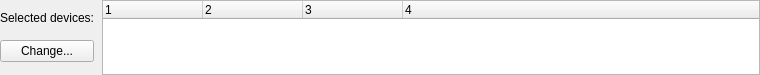
<?xml version="1.0" encoding="UTF-8"?>
<ui version="4.0">
 <class>DeviceFilterGUI</class>
 <widget class="QWidget" name="DeviceFilterGUI">
  <property name="geometry">
   <rect>
    <x>0</x>
    <y>0</y>
    <width>760</width>
    <height>75</height>
   </rect>
  </property>
  <property name="windowTitle">
   <string notr="true"/>
  </property>
  <layout class="QGridLayout" name="gridLayout" columnstretch="0,0,0,1">
   <property name="leftMargin">
    <number>0</number>
   </property>
   <property name="topMargin">
    <number>0</number>
   </property>
   <property name="rightMargin">
    <number>0</number>
   </property>
   <property name="bottomMargin">
    <number>0</number>
   </property>
   <property name="verticalSpacing">
    <number>4</number>
   </property>
   <property name="horizontalSpacing">
    <number>8</number>
   </property>
   <item row="0" column="3">
    <widget class="QTreeWidget" name="treeWidget">
     <property name="sizePolicy">
      <sizepolicy hsizetype="Expanding" vsizetype="Preferred">
       <horstretch>0</horstretch>
       <verstretch>0</verstretch>
      </sizepolicy>
     </property>
     <property name="baseSize">
      <size>
       <width>0</width>
       <height>10</height>
      </size>
     </property>
     <property name="sizeAdjustPolicy">
      <enum>QAbstractScrollArea::SizeAdjustPolicy::AdjustIgnored</enum>
     </property>
     <property name="horizontalScrollBarPolicy">
      <enum>Qt::ScrollBarPolicy::ScrollBarAlwaysOff</enum>
     </property>
     <property name="textElideMode">
      <enum>Qt::TextElideMode::ElideMiddle</enum>
     </property>
     <property name="rootIsDecorated">
      <bool>false</bool>
     </property>
     <property name="columnCount">
      <number>4</number>
     </property>
     <column>
      <property name="text">
       <string notr="true">1</string>
      </property>
     </column>
     <column>
      <property name="text">
       <string notr="true">2</string>
      </property>
     </column>
     <column>
      <property name="text">
       <string notr="true">3</string>
      </property>
     </column>
     <column>
      <property name="text">
       <string notr="true">4</string>
      </property>
     </column>
    </widget>
   </item>
   <item row="0" column="2">
    <layout class="QVBoxLayout" name="verticalLayout">
     <property name="spacing">
      <number>4</number>
     </property>
     <item>
      <widget class="QLabel" name="label">
       <property name="sizePolicy">
        <sizepolicy hsizetype="Minimum" vsizetype="Fixed">
         <horstretch>0</horstretch>
         <verstretch>0</verstretch>
        </sizepolicy>
       </property>
       <property name="text">
        <string>Selected devices:</string>
       </property>
      </widget>
     </item>
     <item>
      <widget class="QPushButton" name="pushButton">
       <property name="text">
        <string>Change...</string>
       </property>
      </widget>
     </item>
    </layout>
   </item>
  </layout>
 </widget>
 <resources/>
 <connections/>
</ui>
